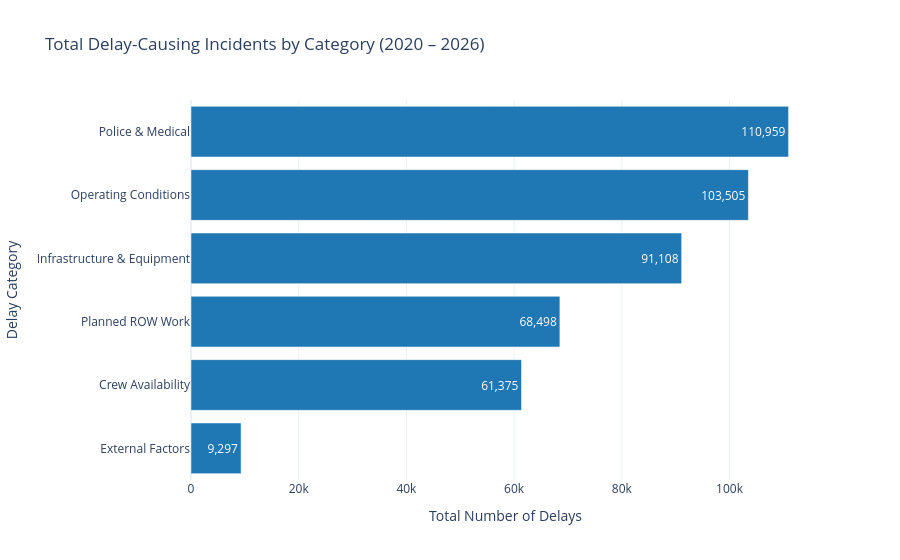

The notebook cell this image was saved under:
### Code cell
fig = px.bar(
    delays_by_category,
    x="delays",
    y="category",
    orientation="h",
    text="delays", 
    title="Total Delay-Causing Incidents by Category (2020 – 2026)",
    labels={"delays": "Total Incidents", "category": ""},
    template="plotly_white"
)

fig.update_traces(
    texttemplate="%{text:,}",
    textposition="inside",
    marker_color="#1f77b4"
)

fig.update_layout(
    xaxis_title="Total Number of Delays",
    yaxis_title="Delay Category",
    yaxis=dict(categoryorder="total ascending"),
    margin=dict(l=120)
)

fig.show()

### Figure 1 — Plotly figure (JSON) as saved in the notebook; plotly's stock layout.template omitted (floating-point values rounded to 4 significant figures)
{"data": [{"hovertemplate": "Total Incidents=%{text}<br>=%{y}<extra></extra>", "legendgroup": "", "marker": {"color": "#1f77b4", "pattern": {"shape": ""}}, "name": "", "orientation": "h", "showlegend": false, "text": [111000.0, 103500.0, 91110.0, 68500.0, 61380.0, 9297.0], "textposition": "inside", "texttemplate": "%{text:,}", "type": "bar", "x": [110959, 103505, 91108, 68498, 61375, 9297], "xaxis": "x", "y": ["Police & Medical", "Operating Conditions", "Infrastructure & Equipment", "Planned ROW Work", "Crew Availability", "External Factors"], "yaxis": "y"}], "layout": {"barmode": "relative", "legend": {"tracegroupgap": 0}, "margin": {"l": 120}, "title": {"text": "Total Delay-Causing Incidents by Category (2020 – 2026)"}, "xaxis": {"anchor": "y", "domain": [0, 1], "title": {"text": "Total Number of Delays"}}, "yaxis": {"anchor": "x", "categoryorder": "total ascending", "domain": [0, 1], "title": {"text": "Delay Category"}}}}
